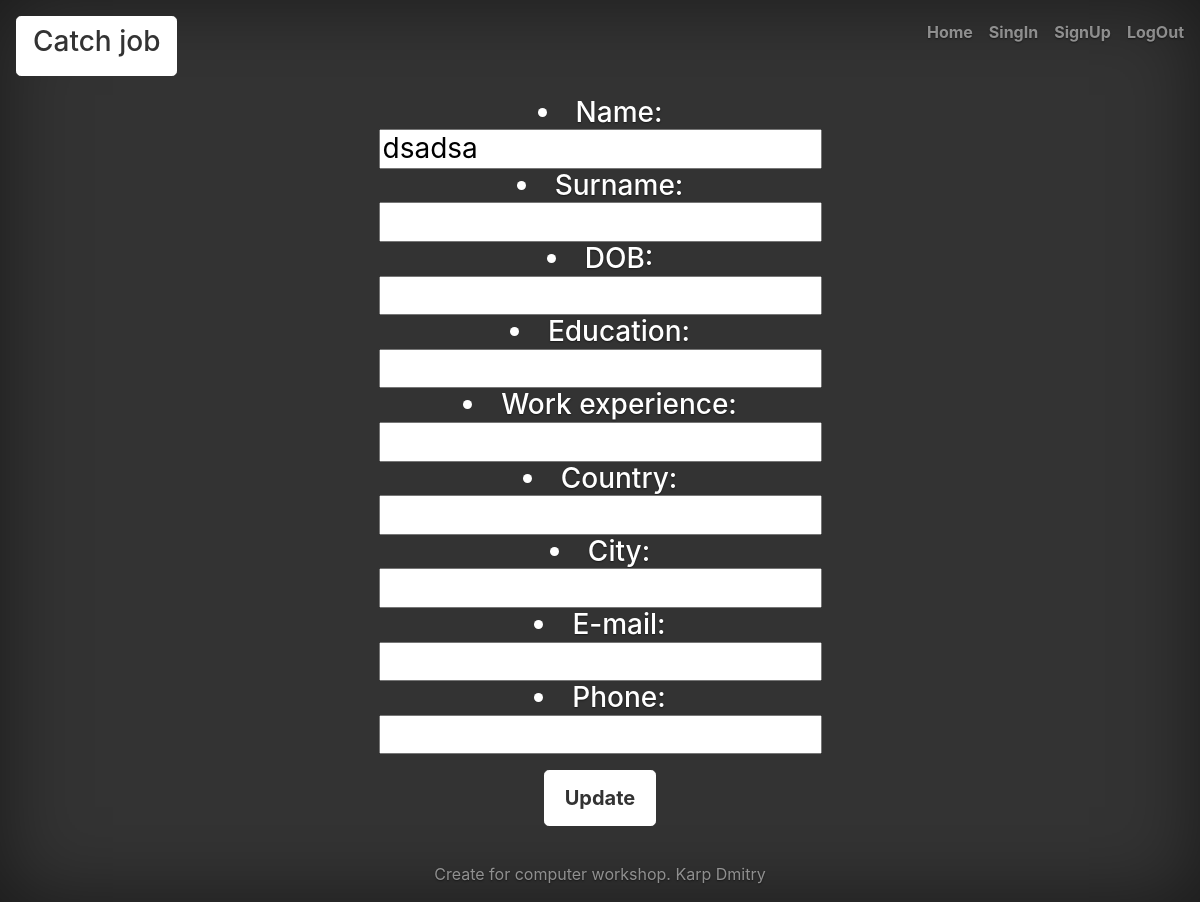
Page /home/update-profile/ (signed in) on the earlier database version.
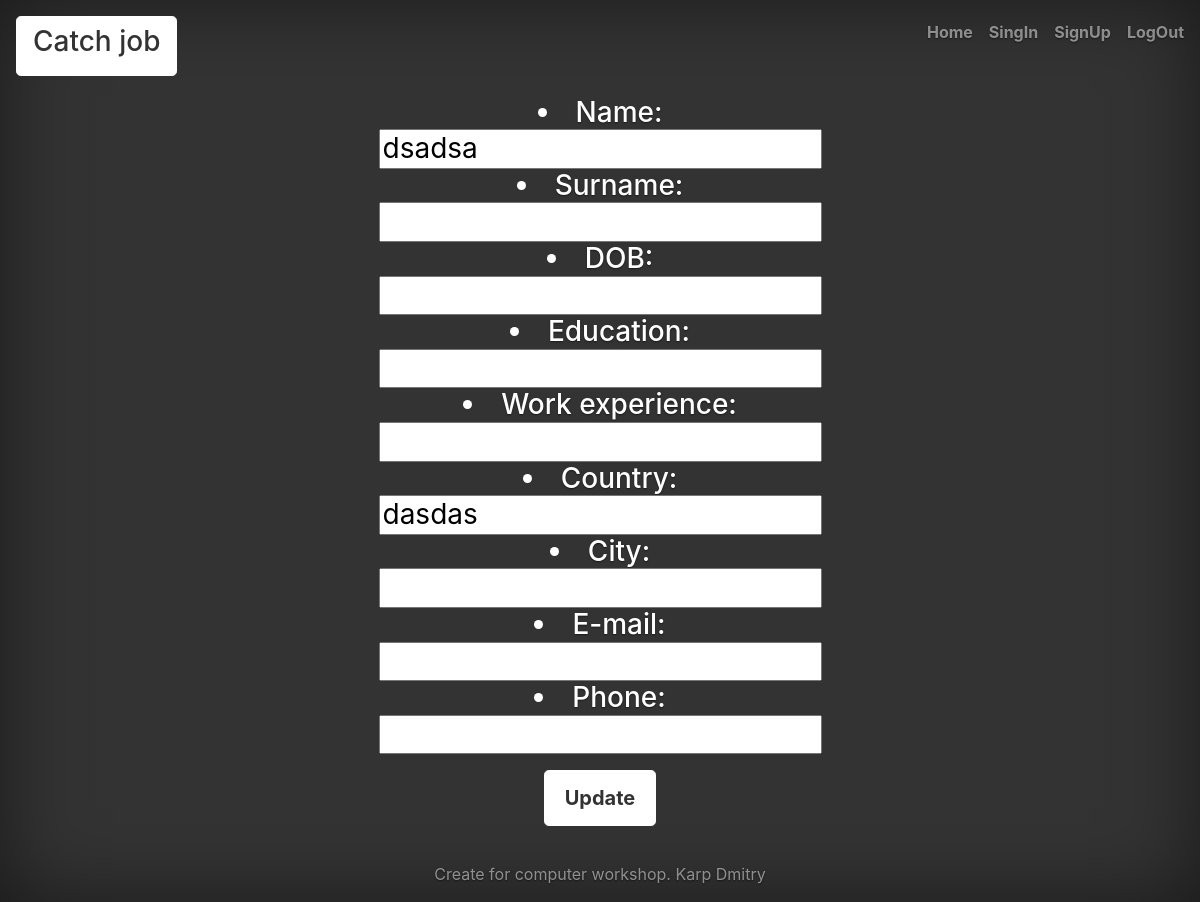
Same page on the later database version.
### main_app/models.py (models this page shows)
class Worker(models.Model):
    age = models.DateField(null=True)
    first_name = models.CharField(max_length=32)
    second_name = models.CharField(max_length=32)
    education = models.TextField(max_length=64)
    work_experience = models.TextField(max_length=1024)
    country = models.CharField(max_length=32)
    city = models.CharField(max_length=32)
    e_mail = models.EmailField()
    phone = models.IntegerField(null=True)
    account = models.ForeignKey(User, on_delete=models.CASCADE)

### main_app/views.py (the view, shortened to what this page needs)
# urls.py: path('home/update-profile/', UpdateProfile.as_view()),
class UpdateProfile(View):
    def get(self, request, *args, **kwargs):
        if request.user.is_authenticated:
            if my_is_staff(request.user):
                return render(request, 'main_app/update_profile.html',
                              context={'employer': True, 'data': Employer.objects.filter(account=request.user)})
            else:
                return render(request, 'main_app/update_profile.html',
                              context={'employer': False, 'data': Worker.objects.filter(account=request.user)})
        else:
            return redirect('/home/')

### main_app/views.py (called while the page is built)
def my_is_staff(my_user):
    return my_user.is_staff

### main_app/templates/main_app/update_profile.html (shortened to what this page needs)
{% extends 'main_app/base.html' %}
{% block link %}
    <a class="nav-link" href="/home">Home</a>
    <a class="nav-link" href="/sign-in">SingIn</a>
    <a class="nav-link" href="/sign-up">SignUp</a>
    <a class="nav-link" href="/log-out">LogOut</a>
{% endblock %}
{% block content %}
<h3 Align=Center class="form-signin row">
        <form action="" method="post">{% csrf_token %}
                {% for elem in data %}
                {% if not employer%}
                        <li>Name: <input type="text" name="first_name" value="{{ elem.first_name }}"></li>
                        <li>Surname: <input type="text" name="second_name" value="{{ elem.second_name }}"></li>
                        <li>DOB:{%if elem.age != None%}
                                 <input type="text" name="age" value="{{ elem.age }}">
                                {% else %}
                                <input type="text" name="age">
                                {% endif %}
                        </li>
                        <li>Education: <input type="text" name="education" value="{{ elem.education }}"></li>
                        <li>Work experience: <input type="text" name="work_experience" value="{{ elem.work_experience }}"></li>
                {% endif %}
                    <li>Country: <input type="text" name="country" value="{{ elem.country }}"></li>
                    <li>City: <input type="text" name="city" value="{{ elem.city }}"></li>
                    <li>E-mail: <input type="text" name="e_mail" value="{{ elem.e_mail }}"></li>
                    <li>Phone: {%if elem.phone != None %}
                                 <input type="text" name="phone" value="{{ elem.phone }}">
                                {% else %}
                                <input type="text" name="phone">
                                {% endif %}
                    </li>
                {% endfor %}
            <p><button class="btn btn-lg btn-secondary" type="submit">Update</button><p>
        </form>
    </h3>
{% endblock %}

Differences in the rows shown:
changed Worker "dsadsa": country (not shown) → "dasdas"
